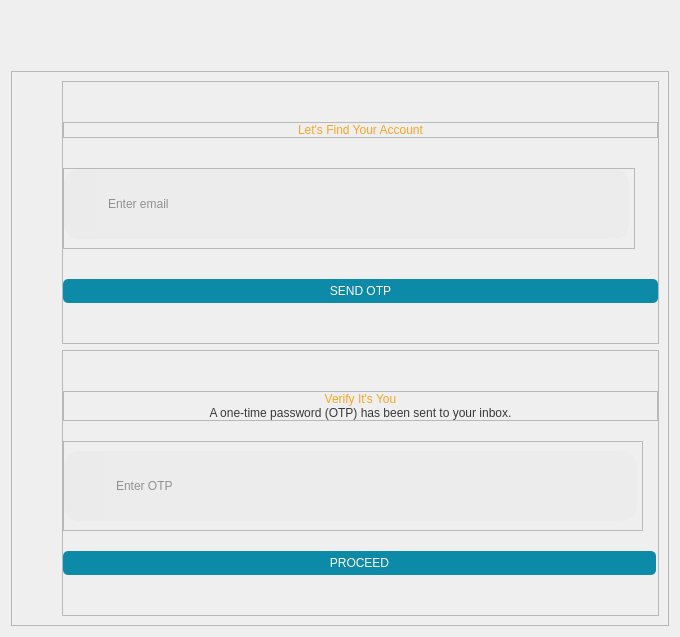
        <widget class="QWidget" name="emailOtpPage">
         <layout class="QVBoxLayout" name="verticalLayout_6">
          <item alignment="Qt::AlignRight|Qt::AlignTop">
           <widget class="QPushButton" name="backToLogin">
            <property name="styleSheet">
             <string notr="true">#backToLogin{
	background:transparent;
	border:none;
}</string>
            </property>
            <property name="text">
             <string/>
            </property>
            <property name="icon">
             <iconset resource="../resource.qrc">
              <normaloff>:/Icons/Icons/Profileback.png</normaloff>:/Icons/Icons/Profileback.png</iconset>
            </property>
            <property name="iconSize">
             <size>
              <width>40</width>
              <height>40</height>
             </size>
            </property>
           </widget>
          </item>
          <item>
           <spacer name="verticalSpacer_2">
            <property name="orientation">
             <enum>Qt::Vertical</enum>
            </property>
            <property name="sizeHint" stdset="0">
             <size>
              <width>20</width>
              <height>40</height>
             </size>
            </property>
           </spacer>
          </item>
          <item>
           <widget class="QFrame" name="frame_8">
            <property name="minimumSize">
             <size>
              <width>0</width>
              <height>500</height>
             </size>
            </property>
            <property name="styleSheet">
             <string notr="true">QLineEdit{
	border-top-right-radius:15px;
	border-bottom-right-radius:15px;
	background-color:#ECECEC;
	font: 63 15pt &quot;Montserrat SemiBold&quot;;
	color:rgb(54,54,54);
	padding-left:10px;
}</string>
            </property>
            <property name="frameShape">
             <enum>QFrame::StyledPanel</enum>
            </property>
            <property name="frameShadow">
             <enum>QFrame::Raised</enum>
            </property>
            <layout class="QVBoxLayout" name="verticalLayout_5">
             <property name="leftMargin">
              <number>50</number>
             </property>
             <item>
              <widget class="QFrame" name="emailOtp">
               <property name="frameShape">
                <enum>QFrame::StyledPanel</enum>
               </property>
               <property name="frameShadow">
                <enum>QFrame::Raised</enum>
               </property>
               <layout class="QVBoxLayout" name="verticalLayout_8">
                <property name="spacing">
                 <number>30</number>
                </property>
                <property name="leftMargin">
                 <number>0</number>
                </property>
                <property name="topMargin">
                 <number>0</number>
                </property>
                <property name="rightMargin">
                 <number>0</number>
                </property>
                <property name="bottomMargin">
                 <number>0</number>
                </property>
                <item>
                 <spacer name="verticalSpacer_3">
                  <property name="orientation">
                   <enum>Qt::Vertical</enum>
                  </property>
                  <property name="sizeHint" stdset="0">
                   <size>
                    <width>20</width>
                    <height>40</height>
                   </size>
                  </property>
                 </spacer>
                </item>
                <item>
                 <widget class="QFrame" name="frame_11">
                  <property name="maximumSize">
                   <size>
                    <width>598</width>
                    <height>16777215</height>
                   </size>
                  </property>
                  <property name="frameShape">
                   <enum>QFrame::StyledPanel</enum>
                  </property>
                  <property name="frameShadow">
                   <enum>QFrame::Raised</enum>
                  </property>
                  <layout class="QVBoxLayout" name="verticalLayout_10">
                   <property name="spacing">
                    <number>0</number>
                   </property>
                   <property name="leftMargin">
                    <number>0</number>
                   </property>
                   <property name="topMargin">
                    <number>0</number>
                   </property>
                   <property name="rightMargin">
                    <number>0</number>
                   </property>
                   <property name="bottomMargin">
                    <number>0</number>
                   </property>
                   <item>
                    <widget class="QLabel" name="label_5">
                     <property name="sizePolicy">
                      <sizepolicy hsizetype="Preferred" vsizetype="Fixed">
                       <horstretch>0</horstretch>
                       <verstretch>0</verstretch>
                      </sizepolicy>
                     </property>
                     <property name="styleSheet">
                      <string notr="true">font: 87 30pt &quot;Montserrat Black&quot;;
color:rgb(248, 165, 33);</string>
                     </property>
                     <property name="text">
                      <string>Let's Find Your Account</string>
                     </property>
                     <property name="alignment">
                      <set>Qt::AlignCenter</set>
                     </property>
                    </widget>
                   </item>
                  </layout>
                 </widget>
                </item>
                <item alignment="Qt::AlignLeft">
                 <widget class="QFrame" name="frame_9">
                  <property name="sizePolicy">
                   <sizepolicy hsizetype="Preferred" vsizetype="Fixed">
                    <horstretch>0</horstretch>
                    <verstretch>0</verstretch>
                   </sizepolicy>
                  </property>
                  <property name="frameShape">
                   <enum>QFrame::StyledPanel</enum>
                  </property>
                  <property name="frameShadow">
                   <enum>QFrame::Raised</enum>
                  </property>
                  <layout class="QHBoxLayout" name="horizontalLayout_9">
                   <property name="spacing">
                    <number>0</number>
                   </property>
                   <property name="leftMargin">
                    <number>0</number>
                   </property>
                   <property name="topMargin">
                    <number>0</number>
                   </property>
                   <property name="rightMargin">
                    <number>5</number>
                   </property>
                   <item>
                    <widget class="QFrame" name="emailOtpIcon">
                     <property name="sizePolicy">
                      <sizepolicy hsizetype="Fixed" vsizetype="Fixed">
                       <horstretch>0</horstretch>
                       <verstretch>0</verstretch>
                      </sizepolicy>
                     </property>
                     <property name="maximumSize">
                      <size>
                       <width>60</width>
                       <height>70</height>
                      </size>
                     </property>
                     <property name="styleSheet">
                      <string notr="true">background-color: rgb(235, 235, 235);
border-top-left-radius:15px;
border-bottom-left-radius:15px;</string>
                     </property>
                     <property name="frameShape">
                      <enum>QFrame::StyledPanel</enum>
                     </property>
                     <property name="frameShadow">
                      <enum>QFrame::Raised</enum>
                     </property>
                     <layout class="QHBoxLayout" name="horizontalLayout_10">
                      <property name="leftMargin">
                       <number>25</number>
                      </property>
                      <property name="topMargin">
                       <number>20</number>
                      </property>
                      <property name="rightMargin">
                       <number>0</number>
                      </property>
                      <property name="bottomMargin">
                       <number>20</number>
                      </property>
                      <item>
                       <widget class="QLabel" name="label_3">
                        <property name="text">
                         <string/>
                        </property>
                        <property name="pixmap">
                         <pixmap resource="../resource.qrc">:/Icons/Icons/emailIcon.png</pixmap>
                        </property>
                        <property name="scaledContents">
                         <bool>true</bool>
                        </property>
                       </widget>
                      </item>
                     </layout>
                    </widget>
                   </item>
                   <item>
                    <widget class="QLineEdit" name="emailOtpEdit">
                     <property name="sizePolicy">
                      <sizepolicy hsizetype="Fixed" vsizetype="Fixed">
                       <horstretch>0</horstretch>
                       <verstretch>0</verstretch>
                      </sizepolicy>
                     </property>
                     <property name="minimumSize">
                      <size>
                       <width>533</width>
                       <height>70</height>
                      </size>
                     </property>
                     <property name="styleSheet">
                      <string notr="true"/>
                     </property>
                     <property name="placeholderText">
                      <string>Enter email</string>
                     </property>
                    </widget>
                   </item>
                  </layout>
                 </widget>
                </item>
                <item>
                 <widget class="QPushButton" name="sendOtpBtn">
                  <property name="sizePolicy">
                   <sizepolicy hsizetype="Fixed" vsizetype="Fixed">
                    <horstretch>0</horstretch>
                    <verstretch>0</verstretch>
                   </sizepolicy>
                  </property>
                  <property name="minimumSize">
                   <size>
                    <width>595</width>
                    <height>0</height>
                   </size>
                  </property>
                  <property name="styleSheet">
                   <string notr="true">QPushButton{
	padding:5px;
	background-color:#0C8AA7;
	border:none;
	border-radius: 5px;
	font: 87 20pt &quot;Montserrat Black&quot;;
	color:rgb(255, 255, 255);
}</string>
                  </property>
                  <property name="text">
                   <string>SEND OTP</string>
                  </property>
                 </widget>
                </item>
                <item>
                 <spacer name="verticalSpacer_4">
                  <property name="orientation">
                   <enum>Qt::Vertical</enum>
                  </property>
                  <property name="sizeHint" stdset="0">
                   <size>
                    <width>20</width>
                    <height>40</height>
                   </size>
                  </property>
                 </spacer>
                </item>
               </layout>
              </widget>
             </item>
             <item>
              <widget class="QFrame" name="otpFrame">
               <property name="frameShape">
                <enum>QFrame::StyledPanel</enum>
               </property>
               <property name="frameShadow">
                <enum>QFrame::Raised</enum>
               </property>
               <layout class="QVBoxLayout" name="verticalLayout_7">
                <property name="spacing">
                 <number>20</number>
                </property>
                <property name="leftMargin">
                 <number>0</number>
                </property>
                <property name="topMargin">
                 <number>0</number>
                </property>
                <property name="rightMargin">
                 <number>0</number>
                </property>
                <property name="bottomMargin">
                 <number>0</number>
                </property>
                <item>
                 <spacer name="verticalSpacer_6">
                  <property name="orientation">
                   <enum>Qt::Vertical</enum>
                  </property>
                  <property name="sizeHint" stdset="0">
                   <size>
                    <width>20</width>
                    <height>40</height>
                   </size>
                  </property>
                 </spacer>
                </item>
                <item>
                 <widget class="QFrame" name="frame_12">
                  <property name="maximumSize">
                   <size>
                    <width>598</width>
                    <height>16777215</height>
                   </size>
                  </property>
                  <property name="frameShape">
                   <enum>QFrame::StyledPanel</enum>
                  </property>
                  <property name="frameShadow">
                   <enum>QFrame::Raised</enum>
                  </property>
                  <layout class="QVBoxLayout" name="verticalLayout_11">
                   <property name="spacing">
                    <number>0</number>
                   </property>
                   <property name="leftMargin">
                    <number>0</number>
                   </property>
                   <property name="topMargin">
                    <number>0</number>
                   </property>
                   <property name="rightMargin">
                    <number>0</number>
                   </property>
                   <property name="bottomMargin">
                    <number>0</number>
                   </property>
                   <item>
                    <widget class="QLabel" name="label_7">
                     <property name="sizePolicy">
                      <sizepolicy hsizetype="Preferred" vsizetype="Fixed">
                       <horstretch>0</horstretch>
                       <verstretch>0</verstretch>
                      </sizepolicy>
                     </property>
                     <property name="styleSheet">
                      <string notr="true">font: 87 30pt &quot;Montserrat Black&quot;;
color:rgb(248, 165, 33);</string>
                     </property>
                     <property name="text">
                      <string>Verify It's You</string>
                     </property>
                     <property name="alignment">
                      <set>Qt::AlignCenter</set>
                     </property>
                    </widget>
                   </item>
                   <item>
                    <widget class="QLabel" name="label_8">
                     <property name="sizePolicy">
                      <sizepolicy hsizetype="Preferred" vsizetype="Fixed">
                       <horstretch>0</horstretch>
                       <verstretch>0</verstretch>
                      </sizepolicy>
                     </property>
                     <property name="styleSheet">
                      <string notr="true">font: 63 12pt &quot;Montserrat SemiBold&quot;;
color:rgb(57, 57, 57);</string>
                     </property>
                     <property name="text">
                      <string>A one-time password (OTP) has been sent to your inbox.</string>
                     </property>
                     <property name="alignment">
                      <set>Qt::AlignCenter</set>
                     </property>
                    </widget>
                   </item>
                  </layout>
                 </widget>
                </item>
                <item alignment="Qt::AlignLeft">
                 <widget class="QFrame" name="frame_10">
                  <property name="sizePolicy">
                   <sizepolicy hsizetype="Preferred" vsizetype="Fixed">
                    <horstretch>0</horstretch>
                    <verstretch>0</verstretch>
                   </sizepolicy>
                  </property>
                  <property name="frameShape">
                   <enum>QFrame::StyledPanel</enum>
                  </property>
                  <property name="frameShadow">
                   <enum>QFrame::Raised</enum>
                  </property>
                  <layout class="QHBoxLayout" name="horizontalLayout_11">
                   <property name="spacing">
                    <number>0</number>
                   </property>
                   <property name="leftMargin">
                    <number>0</number>
                   </property>
                   <property name="rightMargin">
                    <number>5</number>
                   </property>
                   <item>
                    <widget class="QFrame" name="otpIcon">
                     <property name="sizePolicy">
                      <sizepolicy hsizetype="Fixed" vsizetype="Fixed">
                       <horstretch>0</horstretch>
                       <verstretch>0</verstretch>
                      </sizepolicy>
                     </property>
                     <property name="minimumSize">
                      <size>
                       <width>40</width>
                       <height>70</height>
                      </size>
                     </property>
                     <property name="maximumSize">
                      <size>
                       <width>60</width>
                       <height>70</height>
                      </size>
                     </property>
                     <property name="styleSheet">
                      <string notr="true">background-color: rgb(235, 235, 235);
border-top-left-radius:15px;
border-bottom-left-radius:15px;</string>
                     </property>
                     <property name="frameShape">
                      <enum>QFrame::StyledPanel</enum>
                     </property>
                     <property name="frameShadow">
                      <enum>QFrame::Raised</enum>
                     </property>
                     <layout class="QHBoxLayout" name="horizontalLayout_12">
                      <property name="leftMargin">
                       <number>20</number>
                      </property>
                      <property name="topMargin">
                       <number>15</number>
                      </property>
                      <property name="rightMargin">
                       <number>5</number>
                      </property>
                      <property name="bottomMargin">
                       <number>15</number>
                      </property>
                      <item>
                       <widget class="QLabel" name="label_4">
                        <property name="text">
                         <string/>
                        </property>
                        <property name="pixmap">
                         <pixmap resource="../resource.qrc">:/Icons/Icons/OTP.png</pixmap>
                        </property>
                        <property name="scaledContents">
                         <bool>true</bool>
                        </property>
                       </widget>
                      </item>
                     </layout>
                    </widget>
                   </item>
                   <item>
                    <widget class="QLineEdit" name="otpEdit">
                     <property name="sizePolicy">
                      <sizepolicy hsizetype="Fixed" vsizetype="Fixed">
                       <horstretch>0</horstretch>
                       <verstretch>0</verstretch>
                      </sizepolicy>
                     </property>
                     <property name="minimumSize">
                      <size>
                       <width>533</width>
                       <height>70</height>
                      </size>
                     </property>
                     <property name="dragEnabled">
                      <bool>false</bool>
                     </property>
                     <property name="placeholderText">
                      <string>Enter OTP</string>
                     </property>
                    </widget>
                   </item>
                  </layout>
                 </widget>
                </item>
                <item>
                 <widget class="QPushButton" name="proceedBtn">
                  <property name="sizePolicy">
                   <sizepolicy hsizetype="Fixed" vsizetype="Fixed">
                    <horstretch>0</horstretch>
                    <verstretch>0</verstretch>
                   </sizepolicy>
                  </property>
                  <property name="minimumSize">
                   <size>
                    <width>593</width>
                    <height>0</height>
                   </size>
                  </property>
                  <property name="styleSheet">
                   <string notr="true">QPushButton{
	padding:5px;
	background-color:#0C8AA7;
	border:none;
	border-radius: 5px;
	font: 87 20pt &quot;Montserrat Black&quot;;
	color:rgb(255, 255, 255);
}</string>
                  </property>
                  <property name="text">
                   <string>PROCEED</string>
                  </property>
                 </widget>
                </item>
                <item>
                 <spacer name="verticalSpacer_5">
                  <property name="orientation">
                   <enum>Qt::Vertical</enum>
                  </property>
                  <property name="sizeHint" stdset="0">
                   <size>
                    <width>20</width>
                    <height>40</height>
                   </size>
                  </property>
                 </spacer>
                </item>
               </layout>
              </widget>
             </item>
            </layout>
           </widget>
          </item>
         </layout>
        </widget>
